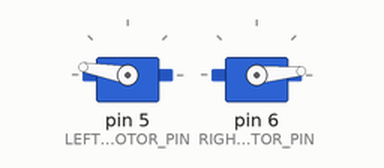
Simulated run of this sketch. Board: Arduino Uno, built with avr-gcc and run on an emulated ATmega328P. Parts: 2 × servo.

Above: at 0.05 s.
At 6.0 s:
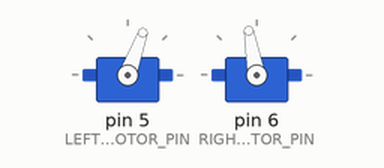
Timing chart, 0 to 7.8 s (numbered marks = the images above):
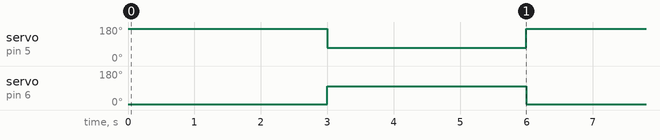

The sketch:

locking_test.ino
```cpp
#include <Servo.h>

#define LEFT_MOTOR_PIN 5
#define RIGHT_MOTOR_PIN 6

#define RIGHT_MOTOR_CLOSED 5
#define RIGHT_MOTOR_OPEN 100

#define LEFT_MOTOR_CLOSED 170
#define LEFT_MOTOR_OPEN 70

Servo left_motor;
Servo right_motor;

void setup() {
  left_motor.attach(LEFT_MOTOR_PIN);
  right_motor.attach(RIGHT_MOTOR_PIN);


}

void loop() {
  right_motor.write(RIGHT_MOTOR_CLOSED);
  left_motor.write(LEFT_MOTOR_CLOSED);
  delay(3000);
  right_motor.write(RIGHT_MOTOR_OPEN);
  left_motor.write(LEFT_MOTOR_OPEN);
  delay(3000);
}
```

Measured:
- by itself, servo on pin 5 (LEFT_MOTOR_PIN): alternates 170° for 3.0 s and 70° for 3.0 s
- by itself, servo on pin 6 (RIGHT_MOTOR_PIN): alternates 100° for 3.0 s and 5° for 3.0 s
